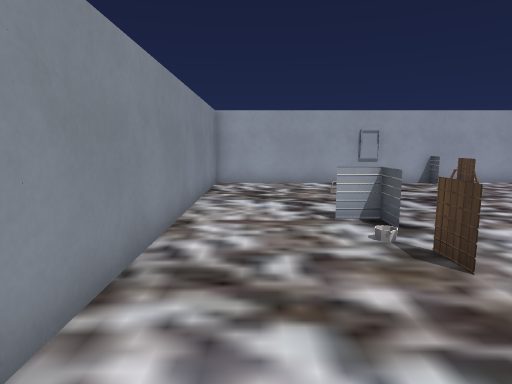
[1] (above)

12 first-person views from a walk through a 3-D level made in the Godot game engine. The camera is 1.5 m above the floor, tilts 8° down and sees 75° across. The floor is counted in squares, 1 m on a side. Each view is taken from the middle of a square. On the plan, view 1 faces up. The plan holds only what a view shows up to about 15 squares ahead; the rest is blank. Characters and animated objects are not drawn. Door leaves are left out where a doorway can be walked through. Some surface patterns are stand-ins.

[2]
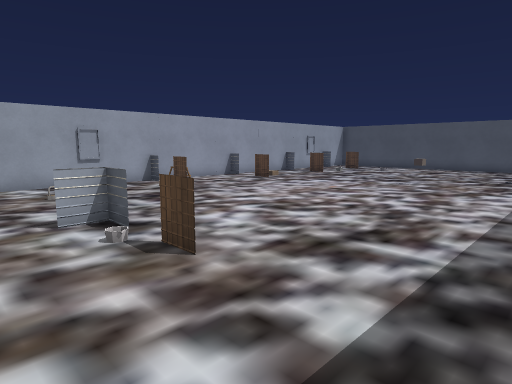

[3]
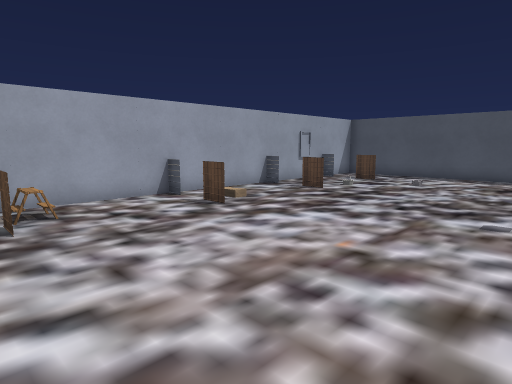

[4]
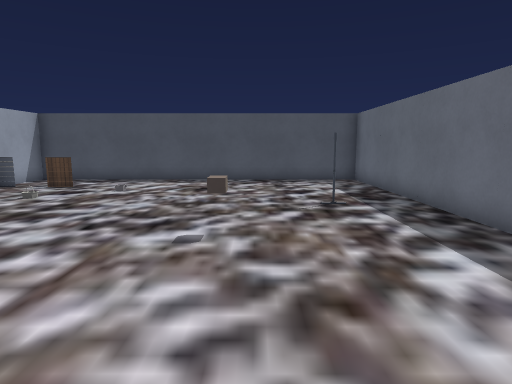

[5]
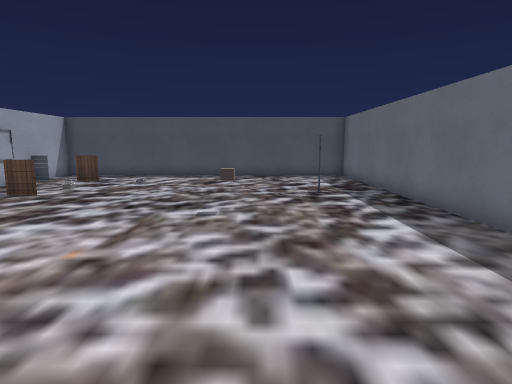

[6]
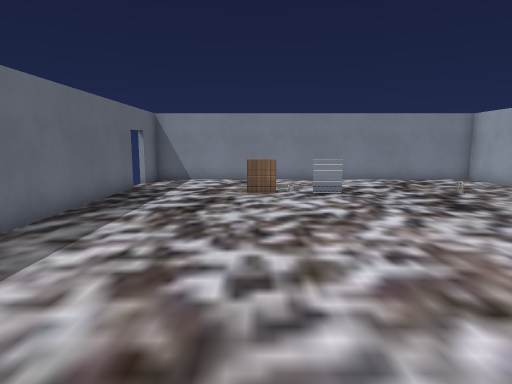

[7]
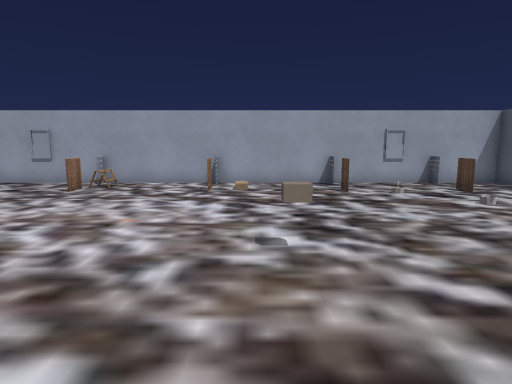

[8]
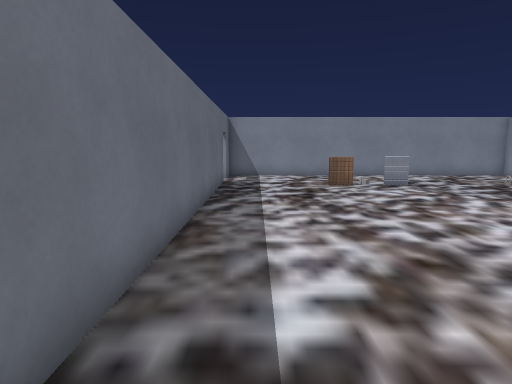

[9]
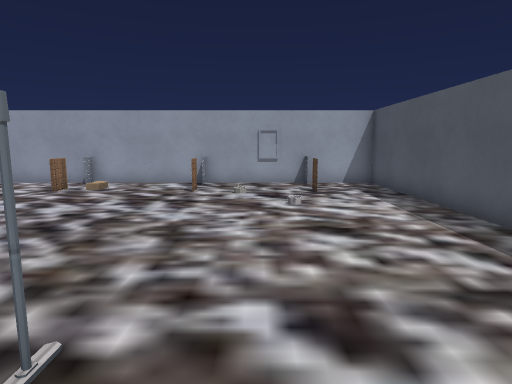

[10]
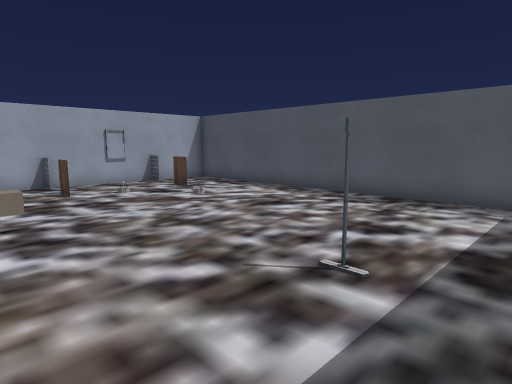

[11]
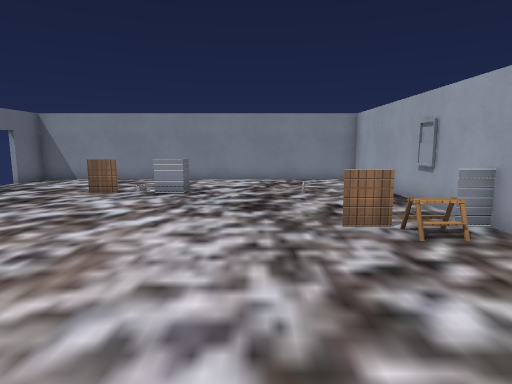

[12]
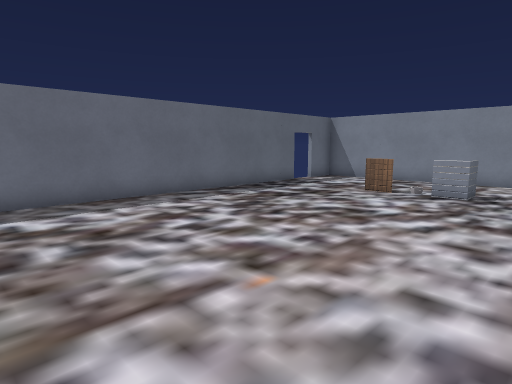

### Floor plan
Points are (right, up) in squares from view 1. A wall is a line through its corners. A room is listed if a view was taken in it or the views show most of it. See-through windows are left out.
Room 1 (views 1, 2, 3, 4, 5, 6, 7, 8, 9, 10, 11, 12)
walls: (11.5, 12.6) (11.5, 13.4); (2.6, 5.7) (2.6, 6.7) (1.6, 6.7); (7, 13.4) (7, 12.6); (2.5, 6.7) (2.5, 5.7); (1.1, -0.3) (22.6, -0.3) (22.6, 13.3) (-1.6, 13.3) (-1.6, -0.3) (0, -0.3)
low walls: (11.5, 13.4) (11.5, 12.6); (7, 12.6) (7, 13.4); (16, 13.2) (16, 12.6) (16, 13.4); (1.6, 6.7) (2.5, 6.7); (20, 12.6) (20, 13.4)
ways out: open door at (3, 5); open door at (7, 12); open door at (11, 12); open door at (16, 12); open door at (20, 12)
objects: bucket (2, 5); plank (3, 4); plank (7, 11); ladder (8, 12); plank (11, 11); plank (16, 11); plank (20, 11)

Where each view was taken, in squares from view 1:
view 1: 0 up, 0 right, facing up
view 2: 0 up, 0 right, facing up-right
view 3: 4 up, 6 right, facing up-right
view 4: 4 up, 8 right, facing right
view 5: 4 up, 6 right, facing right
view 6: 4 up, 13 right, facing left
view 7: 0 up, 13 right, facing up
view 8: 1 up, 15 right, facing left
view 9: 0 up, 18 right, facing up
view 10: 0 up, 13 right, facing up-right
view 11: 9 up, 13 right, facing left
view 12: 9 up, 13 right, facing down-left
